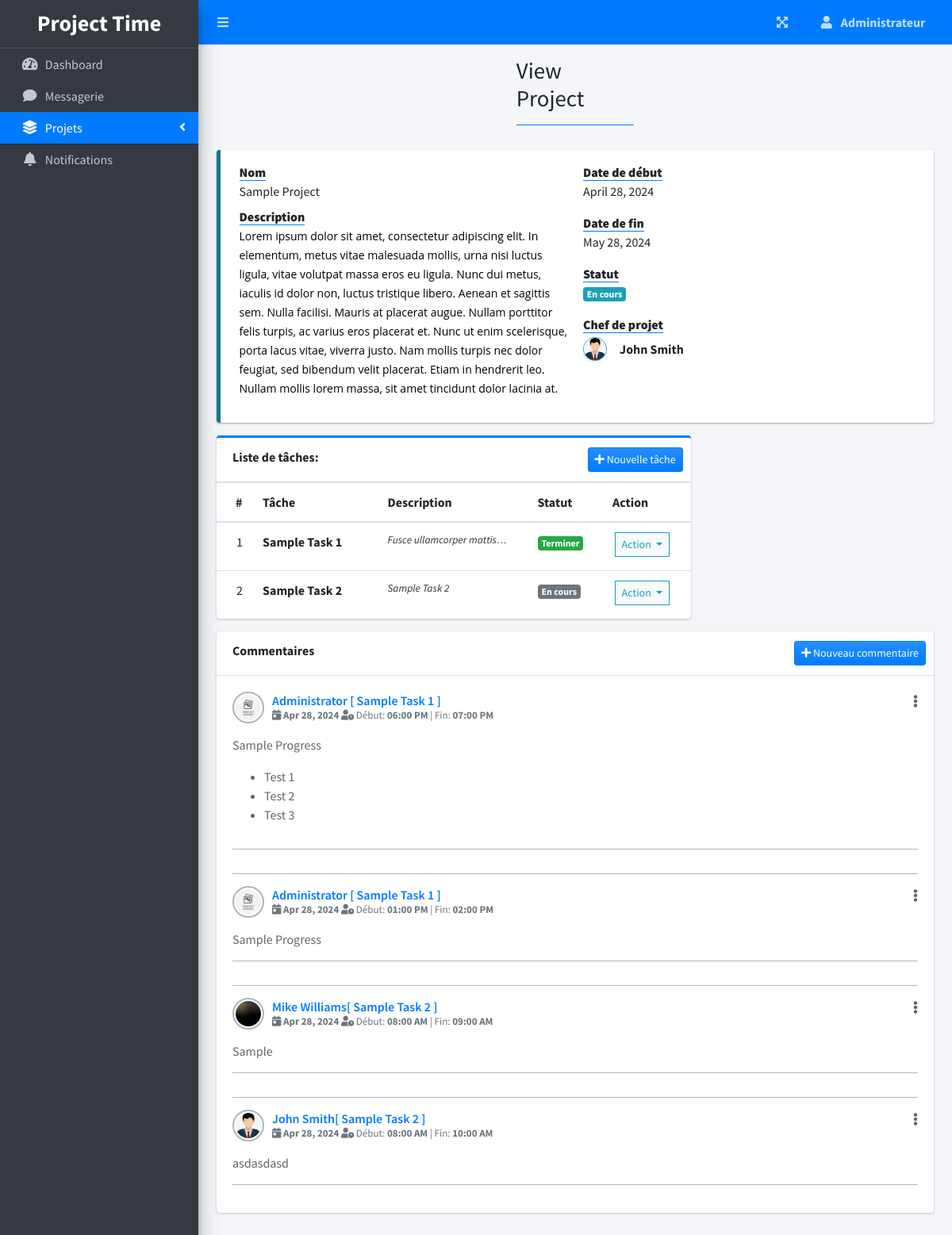
The app's page /index.php?page=view_project&id=1 with its own data.
### tables this page shows
CREATE TABLE `project_list` (
  `id` int(30) NOT NULL,
  `name` varchar(200) NOT NULL,
  `description` text NOT NULL,
  `status` tinyint(2) NOT NULL,
  `start_date` date NOT NULL,
  `end_date` date NOT NULL,
  `manager_id` int(30) NOT NULL,
  `user_ids` text NOT NULL,
  `date_created` datetime NOT NULL DEFAULT current_timestamp()
);

CREATE TABLE `users` (
  `id` int(30) NOT NULL,
  `firstname` varchar(200) NOT NULL,
  `lastname` varchar(200) NOT NULL,
  `email` varchar(200) NOT NULL,
  `password` text NOT NULL,
  `type` tinyint(1) NOT NULL DEFAULT 2 COMMENT '1 = admin, 2 = staff',
  `avatar` text NOT NULL DEFAULT 'no-image-available.png',
  `date_created` datetime NOT NULL DEFAULT current_timestamp()
);

CREATE TABLE `task_list` (
  `id` int(30) NOT NULL,
  `project_id` int(30) NOT NULL,
  `task` varchar(200) NOT NULL,
  `description` text NOT NULL,
  `status` tinyint(4) NOT NULL,
  `date_created` datetime NOT NULL DEFAULT current_timestamp()
);

CREATE TABLE `user_productivity` (
  `id` int(30) NOT NULL,
  `project_id` int(30) NOT NULL,
  `task_id` int(30) NOT NULL,
  `comment` text NOT NULL,
  `subject` varchar(200) NOT NULL,
  `date` date NOT NULL,
  `start_time` time NOT NULL,
  `end_time` time NOT NULL,
  `user_id` int(30) NOT NULL,
  `time_rendered` float NOT NULL,
  `date_created` datetime NOT NULL DEFAULT current_timestamp()
);

### view_project.php (the view, shortened to what this page needs)
<?php
include 'db_connect.php';
$stat = array("En attente","Commencer","En cours","En pause","Finition","Terminer");
$qry = $conn->query("SELECT * FROM project_list where id = ".$_GET['id'])->fetch_array();
$cprog = $conn->query("SELECT * FROM task_list where project_id = {$id} and status = 3")->num_rows;
$prod = $conn->query("SELECT * FROM user_productivity where project_id = {$id}")->num_rows;
if($status == 0 && strtotime(date('Y-m-d')) >= strtotime($start_date)):
if($prod  > 0  || $cprog > 0)
  $status = 2;
else
  $status = 1;
elseif($status == 0 && strtotime(date('Y-m-d')) > strtotime($end_date)):
$status = 4;
endif;
$manager = $conn->query("SELECT *,concat(firstname,' ',lastname) as name FROM users where id = $manager_id");
$manager = $manager->num_rows > 0 ? $manager->fetch_array() : array();
?>
<div class="col-lg-12">
	<div class="row">
		<div class="col-md-12">
			<div class="callout callout-info">
				<div class="col-md-12">
					<div class="row">
						<div class="col-sm-6">
							<dl>
								<dt><b class="border-bottom border-primary">Nom</b></dt>
								<dd><?php echo ucwords($name) ?></dd>
								<dt><b class="border-bottom border-primary">Description</b></dt>
								<dd><?php echo html_entity_decode($description) ?></dd>
							</dl>
						</div>
						<div class="col-md-6">
							<dl>
								<dt><b class="border-bottom border-primary">Date de début</b></dt>
								<dd><?php echo date("F d, Y",strtotime($start_date)) ?></dd>
							</dl>
							<dl>
								<dt><b class="border-bottom border-primary">Date de fin</b></dt>
								<dd><?php echo date("F d, Y",strtotime($end_date)) ?></dd>
							</dl>
							<dl>
								<dt><b class="border-bottom border-primary">Statut</b></dt>
								<dd>
									<?php
									  if($stat[$status] =='En attente'){
									  	echo "<span class='badge badge-secondary'>{$stat[$status]}</span>";
									  }elseif($stat[$status] =='Commencer'){
									  	echo "<span class='badge badge-primary'>{$stat[$status]}</span>";
									  }elseif($stat[$status] =='En cours'){
									  	echo "<span class='badge badge-info'>{$stat[$status]}</span>";
									  }elseif($stat[$status] =='En pause'){
									  	echo "<span class='badge badge-warning'>{$stat[$status]}</span>";
									  }elseif($stat[$status] =='Finition'){
									  	echo "<span class='badge badge-danger'>{$stat[$status]}</span>";
									  }elseif($stat[$status] =='Terminer'){
									  	echo "<span class='badge badge-success'>{$stat[$status]}</span>";
									  }
									?>
								</dd>
							</dl>
							<dl>
								<dt><b class="border-bottom border-primary">Chef de projet</b></dt>
								<dd>
									<?php if(isset($manager['id'])) : ?>
									<div class="d-flex align-items-center mt-1">
										<img class="img-circle img-thumbnail p-0 shadow-sm border-info img-sm mr-3" src="assets/uploads/<?php echo $manager['avatar'] ?>" alt="Avatar">
										<b><?php echo ucwords($manager['name']) ?></b>
									</div>
									<?php else: ?>
										<small><i>Gestionnaire supprimé de la base de données</i></small>
									<?php endif; ?>
								</dd>
							</dl>
						</div>
					</div>
				</div>
			</div>
		</div>
	</div>
	<div class="row">
		<div class="col-md-8">
			<div class="card card-outline card-primary">
				<div class="card-header">
					<span><b>Liste de tâches:</b></span>
					<div class="card-tools">
						<button class="btn btn-primary bg-gradient-primary btn-sm" type="button" id="new_task"><i class="fa fa-plus"></i> Nouvelle tâche</button>
					</div>
				</div>
				<div class="card-body p-0">
					<div class="table-responsive">
					<table class="table table-condensed m-0 table-hover">
						<colgroup>
							<col width="5%">
							<col width="25%">
							<col width="30%">
							<col width="15%">
							<col width="15%">
						</colgroup>
						<thead>
							<th>#</th>
							<th>Tâche</th>
							<th>Description</th>
							<th>Statut</th>
							<th>Action</th>
						</thead>
						<tbody>
							<?php
							$i = 1;
							$tasks = $conn->query("SELECT * FROM task_list where project_id = {$id} order by task asc");
							while($row=$tasks->fetch_assoc()):
								$trans = get_html_translation_table(HTML_ENTITIES,ENT_QUOTES);
								unset($trans["\""], $trans["<"], $trans[">"], $trans["<h2"]);
								$desc = strtr(html_entity_decode($row['description']),$trans);
								$desc=str_replace(array("<li>","</li>"), array("",", "), $desc);
							?>
								<tr>
			                        <td class="text-center"><?php echo $i++ ?></td>
			                        <td class=""><b><?php echo ucwords($row['task']) ?></b></td>
			                        <td class=""><p class="truncate"><?php echo strip_tags($desc) ?></p></td>
			                        <td>
			                        	<?php
			                        	if($row['status'] == 1){
									  		echo "<span class='badge badge-secondary'>En cours</span>";
			                        	}elseif($row['status'] == 2){
									  		echo "<span class='badge badge-primary'>En pause</span>";
			                        	}elseif($row['status'] == 3){
									  		echo "<span class='badge badge-success'>Terminer</span>";
			                        	}
			                        	?>
			                        </td>
			                        <td class="text-center">
										<button type="button" class="btn btn-default btn-sm btn-flat border-info wave-effect text-info dropdown-toggle" data-toggle="dropdown" aria-expanded="true">
					                      Action
					                    </button>
									</td>
		                    	</tr>
							<?php
							endwhile;
							?>
						</tbody>
					</table>
					</div>
				</div>
			</div>
		</div>
	</div>
	<div class="row">
		<div class="col-md-12">
			<div class="card">
				<div class="card-header">
					<b>Commentaires</b>
					<div class="card-tools">
						<button class="btn btn-primary bg-gradient-primary btn-sm" type="button" id="new_productivity"><i class="fa fa-plus"></i> Nouveau commentaire</button>
					</div>
				</div>
				<div class="card-body">
					<?php
					$progress = $conn->query("SELECT p.*,concat(u.firstname,' ',u.lastname) as uname,u.avatar,t.task FROM user_productivity p inner join users u on u.id = p.user_id inner join task_list t on t.id = p.task_id where p.project_id = $id order by unix_timestamp(p.date_created) desc ");
					while($row = $progress->fetch_assoc()):
					?>
						<div class="post">
		                    <div class="user-block">
		                      	<span class="btn-group dropleft float-right">
								  <span class="btndropdown-toggle" data-toggle="dropdown" aria-haspopup="true" aria-expanded="false" style="cursor: pointer;">
								    <i class="fa fa-ellipsis-v"></i>
								  </span>
								</span>
		                        <img class="img-circle img-bordered-sm" src="assets/uploads/<?php echo $row['avatar'] ?>" alt="user image">
		                        <span class="username">
		                          <a href="#"><?php echo ucwords($row['uname']) ?>[ <?php echo ucwords($row['task']) ?> ]</a>
		                        </span>
		                        <span class="description">
		                        	<span class="fa fa-calendar-day"></span>
		                        	<span><b><?php echo date('M d, Y',strtotime($row['date'])) ?></b></span>
		                        	<span class="fa fa-user-clock"></span>
                      				<span>Début: <b><?php echo date('h:i A',strtotime($row['date'].' '.$row['start_time'])) ?></b></span>
		                        	<span> | </span>
                      				<span>Fin: <b><?php echo date('h:i A',strtotime($row['date'].' '.$row['end_time'])) ?></b></span>
	                        	</span>
		                      </div>
		                      <div>
		                       <?php echo html_entity_decode($row['comment']) ?>
		                    </div>
	                    </div>
	                    <div class="post clearfix"></div>
                    <?php endwhile; ?>
				</div>
			</div>
		</div>
	</div>
</div>

### index.php (shortened to what this page needs)
<!DOCTYPE html>
<html lang="en">
<?php
	include 'header.php'
?>
<body class="hold-transition sidebar-mini layout-fixed layout-navbar-fixed layout-footer-fixed">
<div class="wrapper">
  <?php include 'topbar.php' ?>
  <?php include 'sidebar.php' ?>
  <div class="content-wrapper d-flex align-items-center flex-column">
    <div class="content-header">
      <div class="container-fluid">
        <div class="row mb-2">
          <div class="col-sm-6">
            <h1 class="m-0"><?php echo $title ?></h1>
          </div>
        </div>
            <hr class="border-primary">
      </div>
    </div>
    <section class="content">
      <div class="container-fluid">
         <?php
            $page = isset($_GET['page']) ? $_GET['page'] : 'home';
            if(!file_exists($page.".php")){
                include '404.html';
            }else{
            include $page.'.php';
            }
          ?>
      </div>
    </section>
  </div>
</div>
</body>
</html>

### header.php (shortened to what this page needs)
<head>
  <?php
  $title = isset($_GET['page']) ? ucwords(str_replace("_", ' ', $_GET['page'])) : "Home";
  ?>
  <link rel="stylesheet" href="assets/plugins/fontawesome-free/css/all.min.css">
  <link rel="stylesheet" href="assets/plugins/datatables-bs4/css/dataTables.bootstrap4.min.css">
  <link rel="stylesheet" href="assets/plugins/datatables-responsive/css/responsive.bootstrap4.min.css">
  <link rel="stylesheet" href="assets/plugins/datatables-buttons/css/buttons.bootstrap4.min.css">
  <link rel="stylesheet" href="assets/plugins/select2/css/select2.min.css">
  <link rel="stylesheet" href="assets/plugins/select2-bootstrap4-theme/select2-bootstrap4.min.css">
  <link rel="stylesheet" href="assets/plugins/sweetalert2-theme-bootstrap-4/bootstrap-4.min.css">
  <link rel="stylesheet" href="assets/plugins/dropzone/min/dropzone.min.css">
  <link rel="stylesheet" href="assets/plugins/summernote/summernote-bs4.min.css">
  <link rel="stylesheet" href="assets/dist/css/jquery.datetimepicker.min.css">
  <link rel="stylesheet" href="assets/dist/css/adminlte.min.css">
  <link rel="stylesheet" href="assets/dist/css/styles.css">
</head>

### topbar.php (shortened to what this page needs)
<nav class="main-header navbar navbar-expand navbar-primary navbar-dark ">
  <ul class="navbar-nav">
    <li class="nav-item">
      <a class="nav-link" data-widget="pushmenu" href="" role="button"><i class="fas fa-bars"></i></a>
    </li>
  </ul>
  <ul class="navbar-nav ml-auto">
    <li class="nav-item">
      <a class="nav-link" data-widget="fullscreen" href="#" role="button">
        <i class="fas fa-expand-arrows-alt"></i>
      </a>
    </li>
   <li class="nav-item dropdown">
          <a class="nav-link"  data-toggle="dropdown" aria-expanded="true">
            <span>
              <div class="d-felx badge-pill">
                <span class="fa fa-user mr-2"></span>
                <span><b>Administrateur</b></span>
              </div>
            </span>
          </a>
    </li>
  </ul>
</nav>

### sidebar.php (shortened to what this page needs)
<aside class="main-sidebar sidebar-dark-primary elevation-4">
  <div class="dropdown">
 	<a class="brand-link">
    <h3 class="text-center p-0 m-0"><b>Project Time</b></h3>
  </a>
  </div>
  <div class="sidebar pb-4 mb-4">
    <nav class="mt-2">
      <ul class="nav nav-pills nav-sidebar flex-column nav-flat" data-widget="treeview" role="menu" data-accordion="false">
        <li class="nav-item dropdown">
          <a href="./" class="nav-link nav-home">
            <i class="nav-icon fas fa-tachometer-alt"></i>
            <p>
              Dashboard
            </p>
          </a>
        </li>
        <li class="nav-item dropdown">
          <a href="./index.php?page=login" class="nav-link nav-messagerie">
          <i class="nav-icon fas fa-solid fa-comment"></i>
            <p>
              Messagerie
            </p>
          </a>
        </li>
        <li class="nav-item">
          <a href="#" class="nav-link nav-edit_project nav-view_project">
            <i class="nav-icon fas fa-layer-group"></i>
            <p>
              Projets
              <i class="right fas fa-angle-left"></i>
            </p>
          </a>
        </li>
        <li class="nav-item dropdown">
          <a href="#" class="nav-link nav-bell">
            <i class="nav-icon fas fa-solid fa-bell"></i>
            <p>
              Notifications
            </p>
          </a>
        </li>
      </ul>
    </nav>
  </div>
</aside>

### view_project.php (style rules this page uses)
.truncate { -webkit-line-clamp:1 !important; }

### records on screen
project_list: id.avatar (picture)
task_list: task "Sample Task 1", description "Fusce ullamcorper…", status "Terminer"
task_list: task "Sample Task 2", description "Sample Task 2", status "En cours"
user_productivity: user.avatar (placeholder picture), uname "Administrator", task_list.task "Sample Task 1", date "Apr 28, 2024", date+start_time "06:00 PM", date+end_time "07:00 PM", comment "Sample Progress Test 1 Test 2 Test 3"
user_productivity: user.avatar (placeholder picture), uname "Administrator", task_list.task "Sample Task 1", date "Apr 28, 2024", date+start_time "01:00 PM", date+end_time "02:00 PM", comment "Sample Progress"
user_productivity: user.avatar (picture), uname "Mike Williams", task_list.task "Sample Task 2", date "Apr 28, 2024", date+start_time "08:00 AM", date+end_time "09:00 AM", comment "Sample"
user_productivity: user.avatar (picture), uname "John Smith", task_list.task "Sample Task 2", date "Apr 28, 2024", date+start_time "08:00 AM", date+end_time "10:00 AM", comment "asdasdasd"

### other values on screen
$title "View Project"
$name "Sample Project"
date("F d, Y",strtotime($start_date)) "April 28, 2024"
date("F d, Y",strtotime($end_date)) "May 28, 2024"
$stat[$status] "En cours"
$manager['name'] "John Smith"
